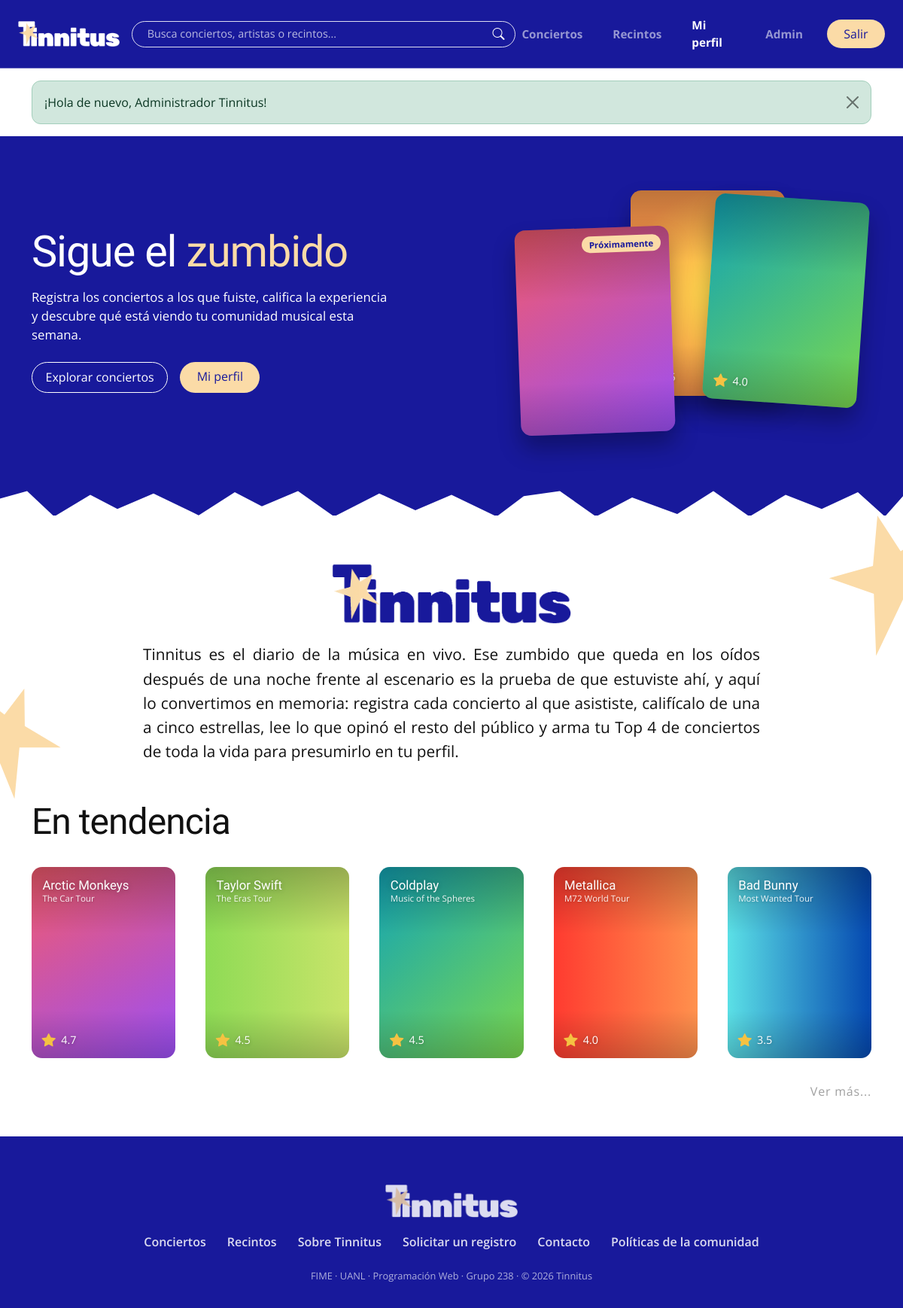
/ (signed in), run on the app's committed database.
### tables this page shows
CREATE TABLE conciertos (
    id           INT UNSIGNED AUTO_INCREMENT PRIMARY KEY,
    artista_id   INT UNSIGNED NOT NULL,
    recinto_id   INT UNSIGNED NOT NULL,
    gira         VARCHAR(150) NOT NULL,
    fecha        DATE         NOT NULL,
    poster_url   VARCHAR(500) NULL,
    descripcion  TEXT         NULL,
    destacado    TINYINT(1)   NOT NULL DEFAULT 0,
    creado_en    DATETIME     NOT NULL DEFAULT CURRENT_TIMESTAMP,
    CONSTRAINT fk_concierto_artista FOREIGN KEY (artista_id)
        REFERENCES artistas(id) ON UPDATE CASCADE ON DELETE RESTRICT,
    CONSTRAINT fk_concierto_recinto FOREIGN KEY (recinto_id)
        REFERENCES recintos(id) ON UPDATE CASCADE ON DELETE RESTRICT,
    CONSTRAINT uq_concierto UNIQUE (artista_id, recinto_id, fecha),
    CONSTRAINT chk_fecha CHECK (fecha >= '1950-01-01'),
    INDEX idx_conciertos_fecha (fecha)
);

CREATE TABLE artistas (
    id        INT UNSIGNED AUTO_INCREMENT PRIMARY KEY,
    nombre    VARCHAR(120) NOT NULL UNIQUE,
    genero    VARCHAR(60)  NULL,
    pais      VARCHAR(60)  NULL
);

### includes/db.php (called while the page is built, shortened)
<?php
function db(): PDO
{
    static $pdo = null;
    if ($pdo === null) {
        $dsn = 'mysql:host=' . DB_HOST . ';port=' . DB_PORT . ';dbname=' . DB_NAME . ';charset=utf8mb4';
        $pdo = new PDO($dsn, DB_USER, DB_PASS, [
            PDO::ATTR_ERRMODE            => PDO::ERRMODE_EXCEPTION,
            PDO::ATTR_DEFAULT_FETCH_MODE => PDO::FETCH_ASSOC,
            PDO::ATTR_EMULATE_PREPARES   => false,
        ]);
    }
    return $pdo;
}
function q(string $sql, array $params = []): PDOStatement
{
    $stmt = db()->prepare($sql);
    $stmt->execute($params);
    return $stmt;
}

### includes/reglas.php (called while the page is built, shortened)
<?php
function ya_ocurrio(string $fecha): bool
{
    return $fecha <= date('Y-m-d');
}

### includes/auth.php (the view, shortened to what this page needs)
<?php
require_once __DIR__ . '/db.php';
require_once __DIR__ . '/reglas.php';
function current_user(): ?array
{
    return $_SESSION['user'] ?? null;
}
function is_logged_in(): bool
{
    return current_user() !== null;
}
function url(string $path = ''): string
{
    return BASE_URL . '/' . ltrim($path, '/');
}
function e(?string $text): string
{
    return htmlspecialchars($text ?? '', ENT_QUOTES, 'UTF-8');
}
function poster(array $c, string $extraClass = ''): string
{
    $gradiente = 'g' . (((int) $c['id'] - 1) % 7 + 1);
    return '<div class="poster poster-generated ' . $gradiente . ' ' . $extraClass . '" role="img" aria-label="Póster de ' . e($c['artista']) . '">'
        . '<span class="poster-artist">' . e($c['artista']) . '</span>'
        . '<span class="poster-tour">' . e($c['gira']) . '</span></div>';
}
function poster_con_rating(array $c): string
{
    $extra = ya_ocurrio($c['fecha'])
        ? ($c['promedio'] ? '<span class="poster-rating"><i class="bi bi-star-fill"></i> ' . $c['promedio'] . '</span>' : '')
        : '<span class="poster-badge">Próximamente</span>';
    return '<div class="poster-wrap">' . poster($c) . $extra . '</div>';
}
function concert_card(array $c, bool $conDatos = true): string
{
    $html = '<a class="concert-card" href="' . url('event-details.php?id=' . $c['id']) . '" aria-label="' . e($c['artista'] . ' – ' . $c['gira']) . '">'
        . poster_con_rating($c);
    return $html . '</a>';
}
function deco_star(string $class): string
{
    return '<span class="deco-star ' . $class . '" aria-hidden="true"><svg viewBox="0 0 280 320">'
        . '<path d="M108 0 L160 80 L238 30 L203 130 L278 222 L168 182 L105 314 L100 175 L0 140 L98 113 Z"/></svg></span>';
}

### index.php (shortened to what this page needs)
<?php
require_once __DIR__ . '/includes/auth.php';
$tendencia = q(CONCIERTO_SELECT . "
    WHERE c.fecha <= CURDATE()
    GROUP BY c.id
    ORDER BY total_resenas DESC, promedio DESC
    LIMIT 5")->fetchAll();
$destacados = q(CONCIERTO_SELECT . " WHERE c.destacado = 1 GROUP BY c.id ORDER BY c.fecha DESC LIMIT 3")->fetchAll();
require __DIR__ . '/includes/header.php';
?>
<section class="hero">
    <div class="container">
        <div class="row align-items-center g-5">
            <div class="col-lg-6">
                <h1>Sigue el <span>zumbido</span></h1>
                <p class="mt-3">Registra los conciertos a los que fuiste, califica la experiencia y descubre qué está viendo tu comunidad musical esta semana.</p>
                <div class="d-flex flex-wrap gap-3 mt-4">
                    <a class="btn btn-outline-white" href="<?= url('conciertos.php') ?>">Explorar conciertos</a>
                    <?php if (!is_logged_in()): ?>
                        <a class="btn btn-peach" href="<?= url('auth.php?tab=registro') ?>">Registrarme</a>
                    <?php else: ?>
                        <a class="btn btn-peach" href="<?= url('profile.php') ?>">Mi perfil</a>
                    <?php endif; ?>
                </div>
            </div>
            <div class="col-lg-6 d-none d-md-block">
                <div class="hero-stack">
                    <?php foreach ($destacados as $c): ?>
                        <a href="<?= url('event-details.php?id=' . $c['id']) ?>" class="hero-card" aria-label="<?= e($c['artista']) ?>"><?= poster_con_rating($c) ?></a>
                    <?php endforeach; ?>
                </div>
            </div>
        </div>
    </div>
</section>
<section class="intro">
    <?= deco_star('deco-star-right') ?>
    <?= deco_star('deco-star-left') ?>
    <div class="container">
        <img class="logo-centro" src="<?= url('assets/img/logo-azul.png') ?>" alt="Tinnitus">
        <p>Tinnitus es el diario de la música en vivo. Ese zumbido que queda en los oídos después de una noche frente al escenario
            es la prueba de que estuviste ahí, y aquí lo convertimos en memoria: registra cada concierto al que asististe,
            califícalo de una a cinco estrellas, lee lo que opinó el resto del público y arma tu Top 4 de conciertos de toda la vida
            para presumirlo en tu perfil.</p>
    </div>
</section>
<section class="container pb-5">
    <h2 class="section-title">En tendencia</h2>
    <div class="trend-row">
        <?php foreach ($tendencia as $c): ?>
            <?= concert_card($c, false) ?>
        <?php endforeach; ?>
    </div>
    <div class="text-end mt-3"><a class="ver-mas" href="<?= url('conciertos.php?orden=populares') ?>">Ver más...</a></div>
</section>
<?php require __DIR__ . '/includes/footer.php'; ?>

### data on the page
conciertos: fecha "Próximamente"
conciertos: promedio "3.5", artista.nombre "Bad Bunny", gira "Most Wanted Tour"
conciertos: promedio "4.0", artista.nombre "Metallica", gira "M72 World Tour"
conciertos: artista.nombre "Arctic Monkeys", gira "The Car Tour", promedio "4.7"
conciertos: artista.nombre "Taylor Swift", gira "The Eras Tour", promedio "4.5"
conciertos: artista.nombre "Coldplay", gira "Music of the Spheres", promedio "4.5"

### other printed values
$f['message'] "¡Hola de nuevo, Administrador Tinnitus!"
